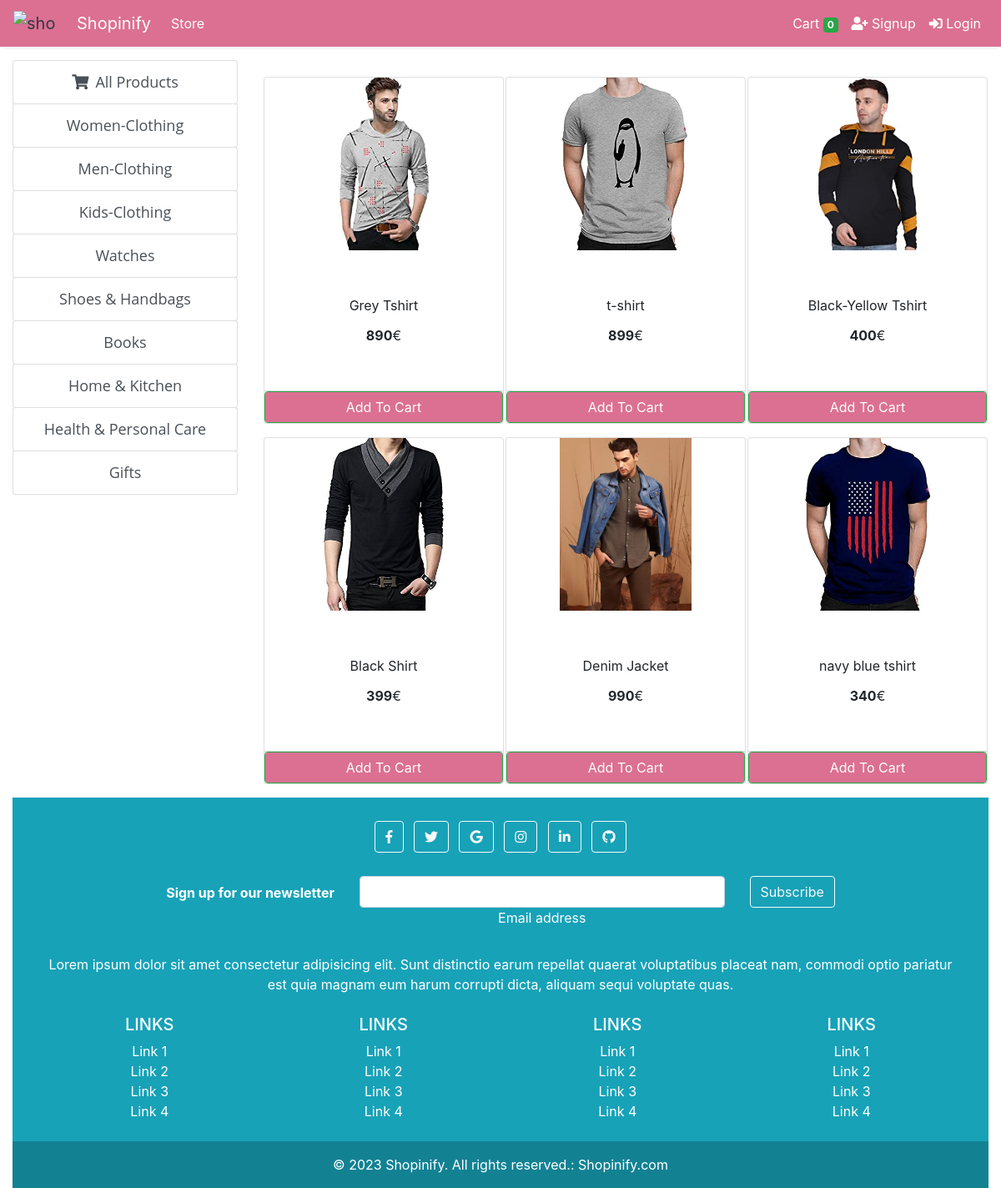
Screenshot of /store?category=23 with the database file from the repository.
### store/models/category.py (models this page shows, shortened)
class Category(models.Model):
    name= models.CharField(max_length=50)
    @staticmethod
    def get_all_categories():
        return Category.objects.all()

### store/models/product.py (models this page shows, shortened)
class Products(models.Model):
    name = models.CharField(max_length=60)
    price= models.IntegerField(default=0)
    category= models.ForeignKey(Category,on_delete=models.CASCADE,default=1 )
    description= models.CharField(max_length=250, default='', blank=True, null= True)
    image= models.ImageField(upload_to='uploads/products/')
    @staticmethod
    def get_all_products_by_categoryid(category_id):
        if category_id:
            return Products.objects.filter (category=category_id)
        else:
            return Products.get_all_products();

### store/views/home.py (the view)
# urls.py: path('' , include('store.urls'))
def store(request):
    cart = request.session.get('cart')
    if not cart:
        request.session['cart'] = {}
    products = None
    categories = Category.get_all_categories()
    categoryID = request.GET.get('category')
    if categoryID:
        products = Products.get_all_products_by_categoryid(categoryID)
    else:
        products = Products.get_all_products();
    data = {}
    data['products'] = products
    data['categories'] = categories
    print('you are : ', request.session.get('email'))
    return render(request, 'index.html', data)

### store/templatetags/cart.py (called while the page is built)
@register.filter (name='is_in_cart')
def is_in_cart(product, cart):
    keys = cart.keys ()
    for id in keys:
        if int (id) == product.id:
            return True
    return False;

### store/templates/index.html (shortened to what this page needs)
{% extends 'base.html' %} {% block content %} {% load static %} {% load cart %}
{% load custom_filter %}
<div class="container-fluid mt-3">
  <div class="row">
    <div class="col-lg-3 mx-auto">
      <div
        class="list-group"
        style="background-color: #f8f9fa; border-color: #f8f9fa"
      >
        <a
          href="/"
          class="list-group-item list-group-item-action btn btn-outline-success"
          style="
            font-size: 18px;
            font-family: 'Open Sans', sans-serif;
            /* color: red !important; */
            text-align: center;
          "
          ><i class="fas fa-shopping-cart mr-2"></i>All Products</a
        >
        {% for category in categories %}
        <a
          href="/?category={{category.id}}"
          class="list-group-item list-group-item-action btn btn-outline-success"
          style="
            font-size: 18px;
            font-family: 'Open Sans', sans-serif;
            /* color: red; */
            text-align: center;
          "
          ><i class="fas fa-{{category.icon}}"></i>{{category.name}}</a
        >
        {% endfor %}
      </div>
    </div>
    <div id="products" class="col-lg-9 mx-auto" style="margin-top: 20px">
      <div class="row mx-auto">
        {% for product in products %}
        <div
          class="card mx-auto mb-3"
          id="{{product.id}}"
          style="
            width: 18rem;
            height: 26rem;
            display: flex;
            flex-direction: column;
            justify-content: space-between;
          "
        >
          <img
            class="card-img-top"
            src="{{product.image.url}}"
            alt="Card image cap"
            style="height: 50%; object-fit: contain"
          />
          <div
            class="card-body d-flex flex-column justify-content-center align-items-center"
          >
            <p class="card-title text-center">{{product.name}}</p>
            <p class="card-text text-center">
              <b>{{product.price}}</b><span>&#128;</span>
            </p>
          </div>
          <div class="card-footer p-0 no-gutters">
            {% if product|is_in_cart:request.session.cart %}
            <div class="row no-gutters">
              <form action="/#{{product.id}}" class="col-2" method="post">
                {% csrf_token %}
                <input
                  hidden
                  type="text"
                  name="product"
                  value="{{product.id}}"
                />
                <input hidden type="text" name="remove" value="True" />
                <input
                  type="submit"
                  value=" - "
                  class="btn btn-block btn-success border-right"
                  style="background-color: palevioletred"
                />
              </form>
              <div
                class="text-center col btn btn-success d-flex align-items-center justify-content-center"
                style="background-color: palevioletred"
              >
                {{product|cart_quantity:request.session.cart}} in Cart
              </div>
              <form action="/#{{product.id}}" class="col-2" method="post">
                {% csrf_token %}
                <input
                  hidden
                  type="text"
                  name="product"
                  value="{{product.id}}"
                />
                <input
                  type="submit"
                  value=" + "
                  class="btn btn-block btn-success border-left"
                  style="background-color: palevioletred"
                />
              </form>
            </div>
            {% else %}
            <form action="/#{{product.id}}" method="POST" class="btn-block">
              <input
                type="submit"
                class="float-right btn btn-success form-control"
                value="Add To Cart"
                style="background-color: palevioletred"
              />
            </form>
            {% endif %}
          </div>
        </div>
        {% endfor %}
      </div>
    </div>
  </div>
  <footer class="bg-info text-center text-white">
    <div class="container p-4">
      <section class="mb-4">
        <a
          class="btn btn-outline-light btn-floating m-1"
          href="#!"
          role="button"
          ><i class="fab fa-facebook-f"></i
        ></a>
        <a
          class="btn btn-outline-light btn-floating m-1"
          href="#!"
          role="button"
          ><i class="fab fa-twitter"></i
        ></a>
        <a
          class="btn btn-outline-light btn-floating m-1"
          href="#!"
          role="button"
          ><i class="fab fa-google"></i
        ></a>
        <a
          class="btn btn-outline-light btn-floating m-1"
          href="#!"
          role="button"
          ><i class="fab fa-instagram"></i
        ></a>
        <a
          class="btn btn-outline-light btn-floating m-1"
          href="#!"
          role="button"
          ><i class="fab fa-linkedin-in"></i
        ></a>
        <a
          class="btn btn-outline-light btn-floating m-1"
          href="#!"
          role="button"
          ><i class="fab fa-github"></i
        ></a>
      </section>
      <section class="">
        <form action="">
          <div class="row d-flex justify-content-center">
            <div class="col-auto">
              <p class="pt-2">
                <strong>Sign up for our newsletter</strong>
              </p>
            </div>
            <div class="col-md-5 col-12">
              <div class="form-outline form-white mb-4">
                <input type="email" id="form5Example21" class="form-control" />
                <label class="form-label" for="form5Example21"
                  >Email address</label
                >
              </div>
            </div>
            <div class="col-auto">
              <button type="submit" class="btn btn-outline-light mb-4">
                Subscribe
              </button>
            </div>
          </div>
        </form>
      </section>
      <section class="mb-4">
        <p>
          Lorem ipsum dolor sit amet consectetur adipisicing elit. Sunt
          distinctio earum repellat quaerat voluptatibus placeat nam, commodi
          optio pariatur est quia magnam eum harum corrupti dicta, aliquam sequi
          voluptate quas.
        </p>
      </section>
      <section class="">
        <div class="row">
          <div class="col-lg-3 col-md-6 mb-4 mb-md-0">
            <h5 class="text-uppercase">Links</h5>
            <ul class="list-unstyled mb-0">
              <li>
                <a href="#!" class="text-white">Link 1</a>
              </li>
              <li>
                <a href="#!" class="text-white">Link 2</a>
              </li>
              <li>
                <a href="#!" class="text-white">Link 3</a>
              </li>
              <li>
                <a href="#!" class="text-white">Link 4</a>
              </li>
            </ul>
          </div>
          <div class="col-lg-3 col-md-6 mb-4 mb-md-0">
            <h5 class="text-uppercase">Links</h5>
            <ul class="list-unstyled mb-0">
              <li>
                <a href="#!" class="text-white">Link 1</a>
              </li>
              <li>
                <a href="#!" class="text-white">Link 2</a>
              </li>
              <li>
                <a href="#!" class="text-white">Link 3</a>
              </li>
              <li>
                <a href="#!" class="text-white">Link 4</a>
              </li>
            </ul>
          </div>
          <div class="col-lg-3 col-md-6 mb-4 mb-md-0">
            <h5 class="text-uppercase">Links</h5>
            <ul class="list-unstyled mb-0">
              <li>
                <a href="#!" class="text-white">Link 1</a>
              </li>
              <li>
                <a href="#!" class="text-white">Link 2</a>
              </li>
              <li>
                <a href="#!" class="text-white">Link 3</a>
              </li>
              <li>
                <a href="#!" class="text-white">Link 4</a>
              </li>
            </ul>
          </div>
          <div class="col-lg-3 col-md-6 mb-4 mb-md-0">
            <h5 class="text-uppercase">Links</h5>
            <ul class="list-unstyled mb-0">
              <li>
                <a href="#!" class="text-white">Link 1</a>
              </li>
              <li>
                <a href="#!" class="text-white">Link 2</a>
              </li>
              <li>
                <a href="#!" class="text-white">Link 3</a>
              </li>
              <li>
                <a href="#!" class="text-white">Link 4</a>
              </li>
            </ul>
          </div>
        </div>
      </section>
    </div>
    <div class="text-center p-3" style="background-color: rgba(0, 0, 0, 0.2)">
      © 2023 Shopinify. All rights reserved.:
      <a class="text-white">Shopinify.com</a>
    </div>
  </footer>
</div>
{% endblock %}

### rows the page displays
Category: name "Women-Clothing"
Category: name "Men-Clothing"
Category: name "Kids-Clothing"
Category: name "Watches"
Category: name "Shoes & Handbags"
Category: name "Books"
Category: name "Home & Kitchen"
Category: name "Health & Personal Care"
Category: name "Gifts"
Products: image (picture), name "Grey Tshirt", price "890"
Products: image (picture), name "t-shirt", price "899"
Products: image (picture), name "Black-Yellow Tshirt", price "400"
Products: image (picture), name "Black Shirt", price "399"
Products: image (picture), name "Denim Jacket", price "990"
Products: image (picture), name "navy blue tshirt", price "340"

### other values shown
{{ request.session.cart.keys|length }} "0"
